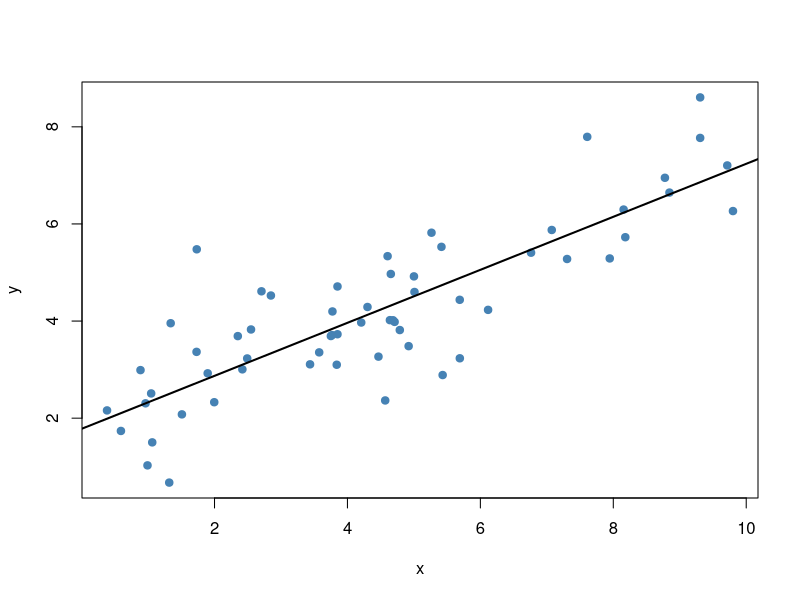

Generate this figure with R:
## ---- chunk 1
#| label: simulate
#| message: false
set.seed(5014)

n <- 60
x <- runif(n, 0, 10)
y <- 2 + 0.5 * x + rnorm(n, sd = 1)

fit <- lm(y ~ x)
coef(fit)
## ---- chunk 2
#| label: fig-scatter
#| fig-cap: "Simulated data with the ordinary least-squares fit overlaid."
#| fig-width: 6
#| fig-height: 3.8
#| echo: false
plot(x, y,
     pch = 19, col = "steelblue",
     xlab = "x", ylab = "y")
abline(fit, lwd = 2)
## ---- chunk 3
#| label: coef-table
summary(fit)$coefficients
